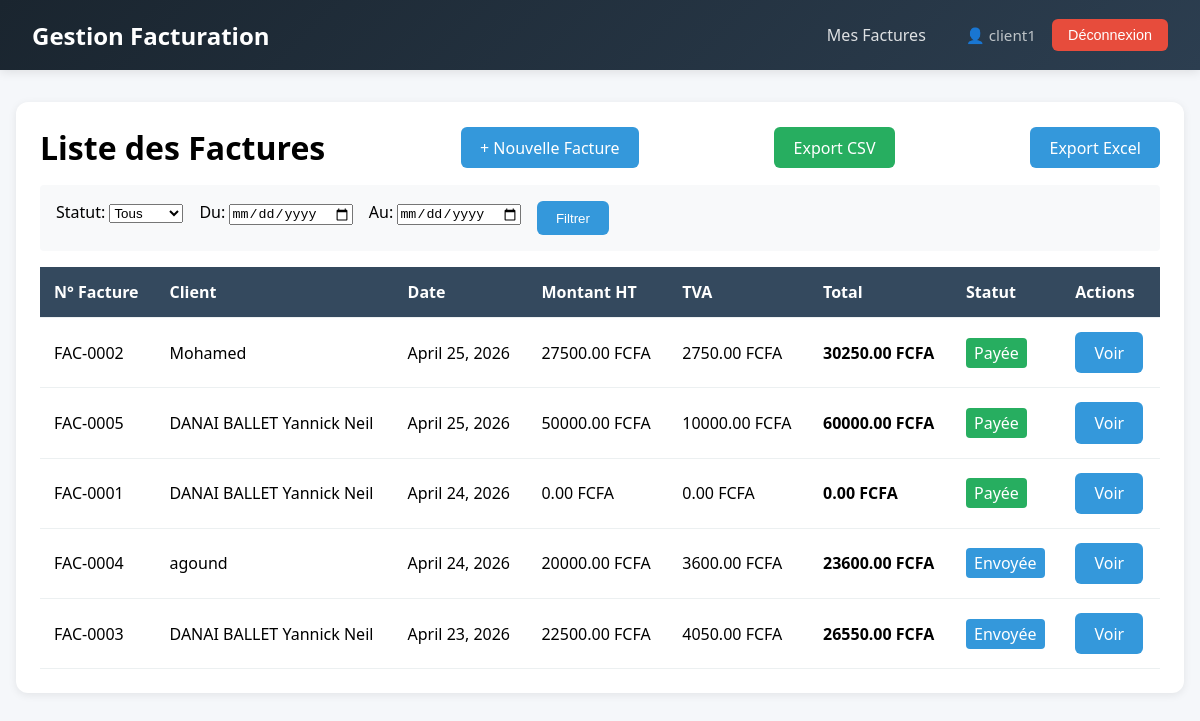
/factures/ (signed in), run on the app's committed database.
### factures/models.py (models this page shows, shortened)
class Facture(models.Model):
    STATUTS = [
        ('brouillon', 'Brouillon'),
        ('envoyee',   'Envoyée'),
        ('payee',     'Payée'),
    ]
    client        = models.ForeignKey(Client, on_delete=models.CASCADE)
    date          = models.DateField()
    statut        = models.CharField(max_length=20, choices=STATUTS, default='brouillon')
    montant_ht    = models.DecimalField(max_digits=12, decimal_places=2, default=0)
    taux_tva      = models.DecimalField(max_digits=5,  decimal_places=2, default=18)
    montant_tva   = models.DecimalField(max_digits=12, decimal_places=2, default=0)
    montant_total = models.DecimalField(max_digits=12, decimal_places=2, default=0)
    created_at    = models.DateTimeField(auto_now_add=True)
    updated_at    = models.DateTimeField(auto_now=True)
    class Meta:
        ordering = ('-date',)

### clients/models.py (models this page shows, shortened)
class Client(models.Model):
    nom        = models.CharField(max_length=200)
    email      = models.EmailField(unique=True)
    telephone  = models.CharField(max_length=20, blank=True)
    adresse    = models.TextField(blank=True)
    created_at = models.DateTimeField(auto_now_add=True)
    updated_at = models.DateTimeField(auto_now=True)
    class Meta:
        ordering = ('-created_at',)

### factures/views.py (the view)
# urls.py: path('',                    views.facture_list,   name='facture_list'),
@login_required
def facture_list(request):
    factures = Facture.objects.select_related('client').all()
    if request.GET.get('statut'):
        factures = factures.filter(statut=request.GET['statut'])
    if request.GET.get('date_debut'):
        factures = factures.filter(date__gte=request.GET['date_debut'])
    if request.GET.get('date_fin'):
        factures = factures.filter(date__lte=request.GET['date_fin'])
    return render(request, 'factures/facture_list.html', {'factures': factures})

### templates/factures/facture_list.html (shortened to what this page needs)
{% extends 'base.html' %}
{% block content %}
<div class="card">
    <div style="display: flex; justify-content: space-between; align-items: center; margin-bottom: 1rem;">
        <h1>Liste des Factures</h1>
        <a href="{% url 'facture_create' %}" class="btn btn-primary">+ Nouvelle Facture</a>
        <a href="{% url 'export_csv' %}"   class="btn btn-success">Export CSV</a>
<a href="{% url 'export_excel' %}" class="btn btn-primary">Export Excel</a>
    </div>
    <form method="get" style="margin-bottom: 1rem; padding: 1rem; background: #f8f9fa; border-radius: 4px;">
        <div style="display: flex; gap: 1rem; flex-wrap: wrap;">
            <div>
                <label>Statut:</label>
                <select name="statut">
                    <option value="">Tous</option>
                </select>
            </div>
            <div>
                <label>Du:</label>
                <input type="date" name="date_debut">
            </div>
            <div>
                <label>Au:</label>
                <input type="date" name="date_fin">
            </div>
            <button type="submit" class="btn btn-primary">Filtrer</button>
        </div>
    </form>
    <table>
        <thead>
            <tr>
                <th>N° Facture</th>
                <th>Client</th>
                <th>Date</th>
                <th>Montant HT</th>
                <th>TVA</th>
                <th>Total</th>
                <th>Statut</th>
                <th>Actions</th>
            </tr>
        </thead>
        <tbody>
            {% for facture in factures %}
            <tr>
                <td>FAC-{{ facture.pk|stringformat:"04d" }}</td>
                <td>{{ facture.client.nom }}</td>
                <td>{{ facture.date }}</td>
                <td>{{ facture.montant_ht }} FCFA</td>
                <td>{{ facture.montant_tva }} FCFA</td>
                <td><strong>{{ facture.montant_total }} FCFA</strong></td>
                <td>
                    <span style="padding: 0.25rem 0.5rem; border-radius: 4px;
                        {% if facture.statut == 'payee' %}background: #27ae60; color: white;
                        {% elif facture.statut == 'envoyee' %}background: #3498db; color: white;
                        {% else %}background: #95a5a6; color: white;{% endif %}">
                        {{ facture.get_statut_display }}
                    </span>
                </td>
                <td>
                    <a href="{% url 'facture_detail' facture.pk %}" class="btn btn-primary">Voir</a>
                </td>
            </tr>
            {% empty %}
            <tr>
                <td colspan="8" style="text-align: center;">Aucune facture trouvée.</td>
            </tr>
            {% endfor %}
        </tbody>
    </table>
</div>
{% endblock %}

### templates/base.html (shortened to what this page needs)
<!DOCTYPE html>
<html lang="fr">
<head>
</head>
<body>
  <nav class="navbar">
    <div class="brand">Gestion Facturation</div>
    <div class="nav-links">
        {% if user.is_authenticated %}
            {% if user.profile.role == 'client' %}
                 <a href="{% url 'dashboard' %}">Mes Factures</a>
            {% endif %}
            <div class="user-info">
                <span class="user-name">👤 {{ user.username }}</span>
                <form method="post" action="{% url 'logout' %}" style="display:inline;">
                    <button type="submit" class="btn-logout">Déconnexion</button>
                </form>
            </div>
        {% else %}
            <a href="{% url 'login' %}" class="btn-login">Connexion</a>
        {% endif %}
    </div>
</nav>
    <div class="container">
        {% block content %}{% endblock %}
    </div>
</body>
</html>
</body>
</html>

### templates/base.html (style rules this page uses)
* { margin: 0; padding: 0; box-sizing: border-box; }
body { font-family: 'Segoe UI', Arial, sans-serif; background: #f5f7fa; }
.navbar { background: linear-gradient(135deg, #1a252f 0%, #2c3e50 100%); padding: 1rem 2rem; display: flex; justify-content: space-between; align-items: center; box-shadow: 0 2px 10px rgba(0,0,0,0.1); }
.navbar .brand { font-size: 1.5rem; font-weight: bold; color: white; }
.navbar .nav-links { display: flex; align-items: center; gap: 0.5rem; }
.navbar a { color: rgba(255,255,255,0.85); text-decoration: none; padding: 0.5rem 1rem; border-radius: 6px; transition: all 0.3s ease; font-weight: 500; }
.user-info { display: flex; align-items: center; gap: 1rem; margin-left: 1rem; }
.user-name { color: #bdc3c7; font-size: 0.95rem; }
.btn-logout { background: #e74c3c; color: white; border: none; padding: 0.5rem 1rem; border-radius: 6px; cursor: pointer; font-size: 0.9rem; font-weight: 500; display: inline-flex; align-items: center; gap: 0.5rem; transition: all 0.3s ease; text-decoration: none; }
.container { max-width: 1200px; margin: 2rem auto; padding: 0 1rem; }
.card { background: white; border-radius: 12px; padding: 1.5rem; margin-bottom: 1.5rem; box-shadow: 0 2px 8px rgba(0,0,0,0.08); }
.btn { padding: 0.6rem 1.2rem; border: none; border-radius: 6px; cursor: pointer; text-decoration: none; display: inline-block; font-weight: 500; transition: all 0.3s ease; }
.btn-primary { background: #3498db; color: white; }
.btn-success { background: #27ae60; color: white; }
table { width: 100%; border-collapse: collapse; }
th, td { padding: 14px; text-align: left; border-bottom: 1px solid #ecf0f1; }
th { background: #34495e; color: white; font-weight: 600; }

### data on the page
Facture: pk "0002", client.nom "Mohamed", date "April 25, 2026", montant_ht "27500.00", montant_tva "2750.00", montant_total "30250.00", statut "Payée"
Facture: pk "0005", client.nom "DANAI BALLET Yannick Neil", date "April 25, 2026", montant_ht "50000.00", montant_tva "10000.00", montant_total "60000.00", statut "Payée"
Facture: pk "0001", client.nom "DANAI BALLET Yannick Neil", date "April 24, 2026", montant_ht "0.00", montant_tva "0.00", montant_total "0.00", statut "Payée"
Facture: pk "0004", client.nom "agound", date "April 24, 2026", montant_ht "20000.00", montant_tva "3600.00", montant_total "23600.00", statut "Envoyée"
Facture: pk "0003", client.nom "DANAI BALLET Yannick Neil", date "April 23, 2026", montant_ht "22500.00", montant_tva "4050.00", montant_total "26550.00", statut "Envoyée"

### other printed values
{{ user.username }} "client1"
